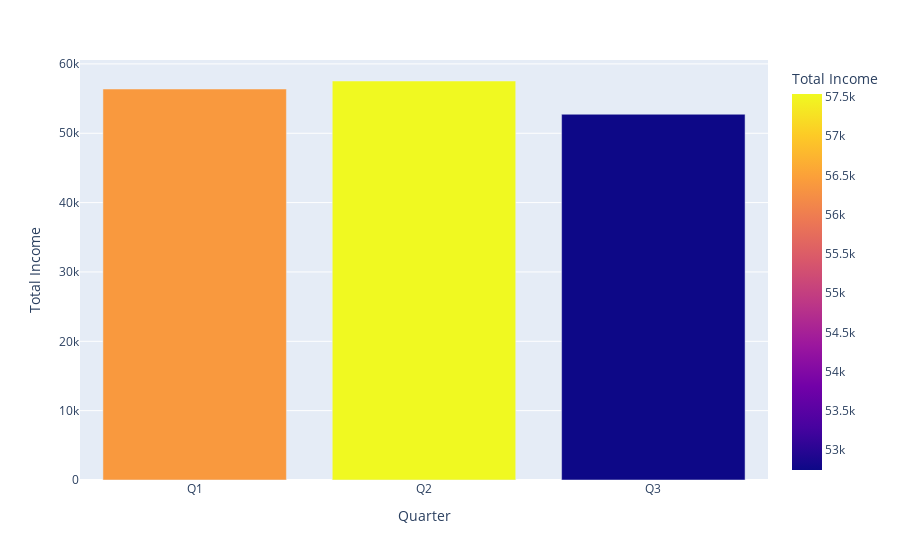

Write notebook code for a chart like this one.
### Code cell
import plotly.express as px
fig = px.bar(current_df_reversed, x='Quarter', y='Total Income', color='Total Income', barmode='group',
             height=400)
fig.show()

### Figure 1 — Plotly figure (JSON) as saved in the notebook; plotly's stock layout.template omitted (floating-point values rounded to 4 significant figures)
{"data": [{"alignmentgroup": "True", "hovertemplate": "Quarter=%{x}<br>Total Income=%{marker.color}<extra></extra>", "legendgroup": "", "marker": {"color": [56383, 57538, 52745], "coloraxis": "coloraxis", "pattern": {"shape": ""}}, "name": "", "offsetgroup": "", "orientation": "v", "showlegend": false, "textposition": "auto", "type": "bar", "x": ["Q1", "Q2", "Q3"], "xaxis": "x", "y": [56383, 57538, 52745], "yaxis": "y"}], "layout": {"autosize": true, "barmode": "group", "coloraxis": {"colorbar": {"title": {"text": "Total Income"}}, "colorscale": [[0, "#0d0887"], [0.1111, "#46039f"], [0.2222, "#7201a8"], [0.3333, "#9c179e"], [0.4444, "#bd3786"], [0.5556, "#d8576b"], [0.6667, "#ed7953"], [0.7778, "#fb9f3a"], [0.8889, "#fdca26"], [1, "#f0f921"]]}, "legend": {"tracegroupgap": 0}, "margin": {"t": 60}, "xaxis": {"anchor": "y", "autorange": true, "domain": [0, 1], "range": [-0.5, 2.5], "title": {"text": "Quarter"}, "type": "category"}, "yaxis": {"anchor": "x", "autorange": true, "domain": [0, 1], "range": [0, 60570.0], "title": {"text": "Total Income"}, "type": "linear"}}}
